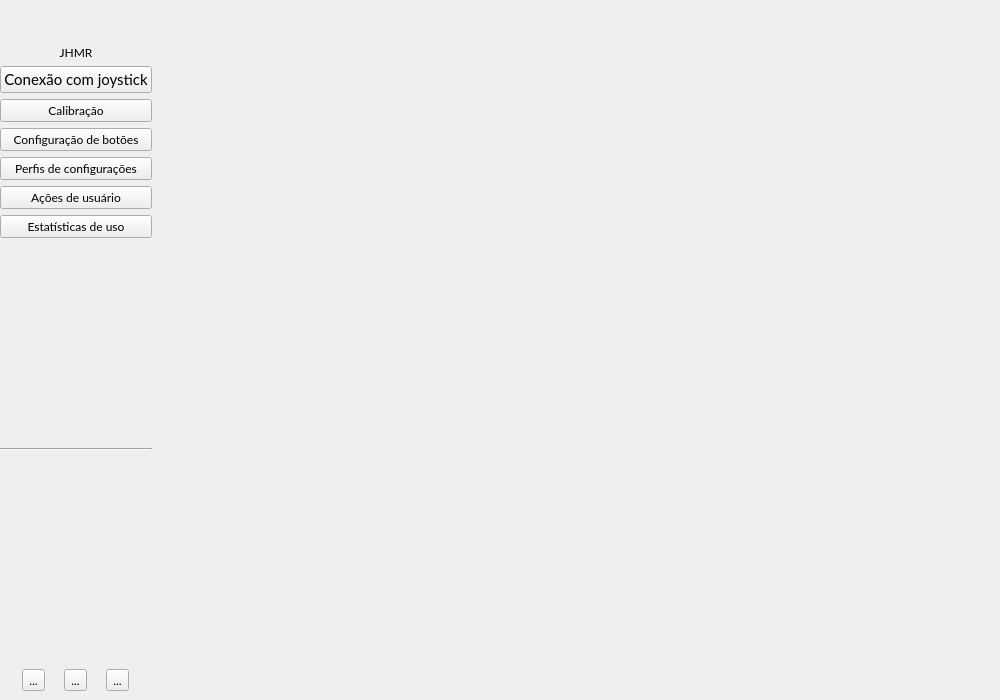
<?xml version="1.0" encoding="UTF-8"?>
<ui version="4.0">
 <class>MainWindow</class>
 <widget class="QMainWindow" name="MainWindow">
  <property name="geometry">
   <rect>
    <x>0</x>
    <y>0</y>
    <width>1000</width>
    <height>700</height>
   </rect>
  </property>
  <property name="sizePolicy">
   <sizepolicy hsizetype="Preferred" vsizetype="Preferred">
    <horstretch>0</horstretch>
    <verstretch>0</verstretch>
   </sizepolicy>
  </property>
  <property name="minimumSize">
   <size>
    <width>1000</width>
    <height>700</height>
   </size>
  </property>
  <property name="font">
   <font>
    <family>Lato</family>
   </font>
  </property>
  <property name="windowTitle">
   <string>MainWindow</string>
  </property>
  <property name="documentMode">
   <bool>false</bool>
  </property>
  <property name="tabShape">
   <enum>QTabWidget::TabShape::Rounded</enum>
  </property>
  <property name="dockNestingEnabled">
   <bool>false</bool>
  </property>
  <property name="unifiedTitleAndToolBarOnMac">
   <bool>false</bool>
  </property>
  <widget class="QWidget" name="centralwidget">
   <layout class="QGridLayout" name="gridLayout" rowstretch="0,0" columnstretch="0,0">
    <property name="leftMargin">
     <number>0</number>
    </property>
    <property name="topMargin">
     <number>0</number>
    </property>
    <property name="rightMargin">
     <number>0</number>
    </property>
    <property name="bottomMargin">
     <number>0</number>
    </property>
    <property name="horizontalSpacing">
     <number>0</number>
    </property>
    <property name="verticalSpacing">
     <number>2</number>
    </property>
    <item row="0" column="1">
     <widget class="QWidget" name="MainScreenContainer" native="true">
      <layout class="QVBoxLayout" name="verticalLayout" stretch="1,20,1">
       <property name="spacing">
        <number>1</number>
       </property>
       <property name="leftMargin">
        <number>0</number>
       </property>
       <property name="topMargin">
        <number>0</number>
       </property>
       <property name="rightMargin">
        <number>0</number>
       </property>
       <property name="bottomMargin">
        <number>0</number>
       </property>
       <item>
        <widget class="QWidget" name="titleWidgetContainer" native="true">
         <layout class="QVBoxLayout" name="verticalLayout_4">
          <property name="spacing">
           <number>0</number>
          </property>
          <property name="leftMargin">
           <number>0</number>
          </property>
          <property name="topMargin">
           <number>0</number>
          </property>
          <property name="rightMargin">
           <number>0</number>
          </property>
          <property name="bottomMargin">
           <number>3</number>
          </property>
          <item>
           <widget class="QWidget" name="titleWidget" native="true">
            <property name="sizePolicy">
             <sizepolicy hsizetype="Preferred" vsizetype="Minimum">
              <horstretch>0</horstretch>
              <verstretch>0</verstretch>
             </sizepolicy>
            </property>
            <layout class="QVBoxLayout" name="verticalLayout_2">
             <property name="spacing">
              <number>0</number>
             </property>
             <property name="sizeConstraint">
              <enum>QLayout::SizeConstraint::SetDefaultConstraint</enum>
             </property>
             <property name="leftMargin">
              <number>0</number>
             </property>
             <property name="topMargin">
              <number>0</number>
             </property>
             <property name="rightMargin">
              <number>0</number>
             </property>
             <property name="bottomMargin">
              <number>0</number>
             </property>
            </layout>
           </widget>
          </item>
         </layout>
        </widget>
       </item>
       <item>
        <widget class="QWidget" name="workplaceContainer" native="true">
         <layout class="QGridLayout" name="gridLayout_3" rowstretch="0" columnstretch="0,0">
          <property name="leftMargin">
           <number>3</number>
          </property>
          <property name="topMargin">
           <number>3</number>
          </property>
          <property name="rightMargin">
           <number>3</number>
          </property>
          <property name="bottomMargin">
           <number>3</number>
          </property>
          <property name="spacing">
           <number>1</number>
          </property>
          <item row="0" column="1">
           <widget class="QWidget" name="stackedWidgetContainer" native="true">
            <property name="sizePolicy">
             <sizepolicy hsizetype="Expanding" vsizetype="Expanding">
              <horstretch>0</horstretch>
              <verstretch>0</verstretch>
             </sizepolicy>
            </property>
            <property name="sizeIncrement">
             <size>
              <width>0</width>
              <height>0</height>
             </size>
            </property>
            <layout class="QGridLayout" name="gridLayout_2">
             <property name="leftMargin">
              <number>9</number>
             </property>
             <property name="topMargin">
              <number>9</number>
             </property>
             <property name="rightMargin">
              <number>9</number>
             </property>
             <property name="bottomMargin">
              <number>9</number>
             </property>
             <item row="0" column="0">
              <widget class="QStackedWidget" name="stackedWidget">
               <property name="midLineWidth">
                <number>5</number>
               </property>
               <widget class="QWidget" name="widget_2"/>
               <widget class="QWidget" name="widget_3"/>
              </widget>
             </item>
            </layout>
           </widget>
          </item>
         </layout>
        </widget>
       </item>
       <item>
        <widget class="QWidget" name="patientWidgetContainer" native="true">
         <layout class="QVBoxLayout" name="verticalLayout_3">
          <property name="spacing">
           <number>0</number>
          </property>
          <property name="leftMargin">
           <number>9</number>
          </property>
          <property name="topMargin">
           <number>2</number>
          </property>
          <property name="bottomMargin">
           <number>1</number>
          </property>
          <item>
           <widget class="QWidget" name="patientWidget" native="true">
            <property name="sizePolicy">
             <sizepolicy hsizetype="Preferred" vsizetype="Minimum">
              <horstretch>0</horstretch>
              <verstretch>0</verstretch>
             </sizepolicy>
            </property>
            <layout class="QHBoxLayout" name="horizontalLayout">
             <property name="spacing">
              <number>2</number>
             </property>
             <property name="leftMargin">
              <number>0</number>
             </property>
             <property name="topMargin">
              <number>2</number>
             </property>
             <property name="rightMargin">
              <number>1</number>
             </property>
             <property name="bottomMargin">
              <number>0</number>
             </property>
            </layout>
           </widget>
          </item>
         </layout>
        </widget>
       </item>
      </layout>
     </widget>
    </item>
    <item row="0" column="0" rowspan="2">
     <widget class="QWidget" name="sideMenu_2" native="true">
      <layout class="QVBoxLayout" name="sideMenu" stretch="0,0,1,0,0,0,0,0,0,0,0,0">
       <property name="leftMargin">
        <number>0</number>
       </property>
       <property name="topMargin">
        <number>5</number>
       </property>
       <property name="rightMargin">
        <number>5</number>
       </property>
       <property name="bottomMargin">
        <number>0</number>
       </property>
       <item>
        <spacer name="verticalSpacer_2">
         <property name="orientation">
          <enum>Qt::Orientation::Vertical</enum>
         </property>
         <property name="sizeType">
          <enum>QSizePolicy::Policy::Minimum</enum>
         </property>
         <property name="sizeHint" stdset="0">
          <size>
           <width>20</width>
           <height>40</height>
          </size>
         </property>
        </spacer>
       </item>
       <item>
        <widget class="QWidget" name="logoContainer" native="true">
         <layout class="QHBoxLayout" name="horizontalLayout_3">
          <property name="spacing">
           <number>0</number>
          </property>
          <property name="leftMargin">
           <number>0</number>
          </property>
          <property name="topMargin">
           <number>0</number>
          </property>
          <property name="rightMargin">
           <number>0</number>
          </property>
          <property name="bottomMargin">
           <number>0</number>
          </property>
          <item>
           <widget class="QLabel" name="logoLabel">
            <property name="text">
             <string notr="true">JHMR</string>
            </property>
            <property name="alignment">
             <set>Qt::AlignmentFlag::AlignCenter</set>
            </property>
           </widget>
          </item>
         </layout>
        </widget>
       </item>
       <item alignment="Qt::AlignmentFlag::AlignLeft">
        <widget class="QPushButton" name="connectionMenuButton">
         <property name="font">
          <font>
           <family>Lato</family>
           <pointsize>11</pointsize>
          </font>
         </property>
         <property name="layoutDirection">
          <enum>Qt::LayoutDirection::LeftToRight</enum>
         </property>
         <property name="autoFillBackground">
          <bool>false</bool>
         </property>
         <property name="text">
          <string>Conexão com joystick</string>
         </property>
         <property name="iconSize">
          <size>
           <width>32</width>
           <height>32</height>
          </size>
         </property>
        </widget>
       </item>
       <item>
        <widget class="QPushButton" name="calibrationButton">
         <property name="text">
          <string>Calibração</string>
         </property>
        </widget>
       </item>
       <item>
        <widget class="QPushButton" name="configButton">
         <property name="text">
          <string>Configuração de botões</string>
         </property>
        </widget>
       </item>
       <item>
        <widget class="QPushButton" name="gameProfileButton">
         <property name="text">
          <string>Perfis de configurações</string>
         </property>
        </widget>
       </item>
       <item>
        <widget class="QPushButton" name="userActionsButton">
         <property name="text">
          <string>Ações de usuário</string>
         </property>
        </widget>
       </item>
       <item>
        <widget class="QPushButton" name="statsButton">
         <property name="text">
          <string>Estatísticas de uso</string>
         </property>
        </widget>
       </item>
       <item>
        <spacer name="verticalSpacer_3">
         <property name="orientation">
          <enum>Qt::Orientation::Vertical</enum>
         </property>
         <property name="sizeHint" stdset="0">
          <size>
           <width>20</width>
           <height>40</height>
          </size>
         </property>
        </spacer>
       </item>
       <item>
        <widget class="Line" name="sideMenuLine">
         <property name="sizePolicy">
          <sizepolicy hsizetype="Minimum" vsizetype="Fixed">
           <horstretch>0</horstretch>
           <verstretch>0</verstretch>
          </sizepolicy>
         </property>
         <property name="sizeIncrement">
          <size>
           <width>0</width>
           <height>0</height>
          </size>
         </property>
         <property name="lineWidth">
          <number>1</number>
         </property>
         <property name="midLineWidth">
          <number>0</number>
         </property>
         <property name="orientation">
          <enum>Qt::Orientation::Horizontal</enum>
         </property>
        </widget>
       </item>
       <item>
        <spacer name="verticalSpacer">
         <property name="orientation">
          <enum>Qt::Orientation::Vertical</enum>
         </property>
         <property name="sizeHint" stdset="0">
          <size>
           <width>20</width>
           <height>40</height>
          </size>
         </property>
        </spacer>
       </item>
       <item>
        <widget class="QWidget" name="toolButtonContainer" native="true">
         <layout class="QHBoxLayout" name="horizontalLayout_2">
          <item>
           <widget class="QToolButton" name="logModalButton">
            <property name="text">
             <string>...</string>
            </property>
            <property name="icon">
             <iconset theme="QIcon::ThemeIcon::WindowNew"/>
            </property>
           </widget>
          </item>
          <item>
           <widget class="QToolButton" name="appConfigButton">
            <property name="text">
             <string>...</string>
            </property>
            <property name="icon">
             <iconset theme="QIcon::ThemeIcon::DocumentProperties"/>
            </property>
           </widget>
          </item>
          <item>
           <widget class="QToolButton" name="manualButton">
            <property name="text">
             <string>...</string>
            </property>
            <property name="icon">
             <iconset theme="QIcon::ThemeIcon::HelpFaq"/>
            </property>
           </widget>
          </item>
         </layout>
        </widget>
       </item>
      </layout>
     </widget>
    </item>
   </layout>
  </widget>
  <widget class="QMenuBar" name="menubar">
   <property name="geometry">
    <rect>
     <x>0</x>
     <y>0</y>
     <width>1000</width>
     <height>18</height>
    </rect>
   </property>
  </widget>
 </widget>
 <resources/>
 <connections/>
</ui>
